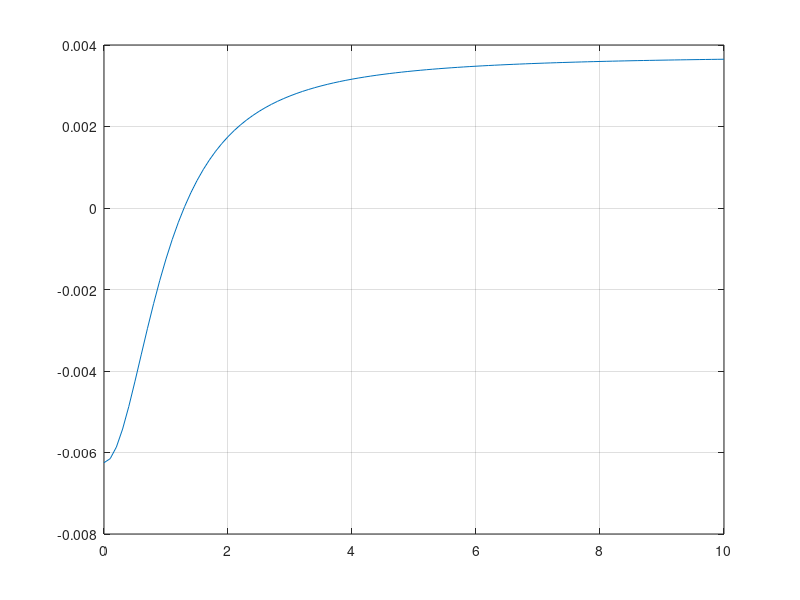
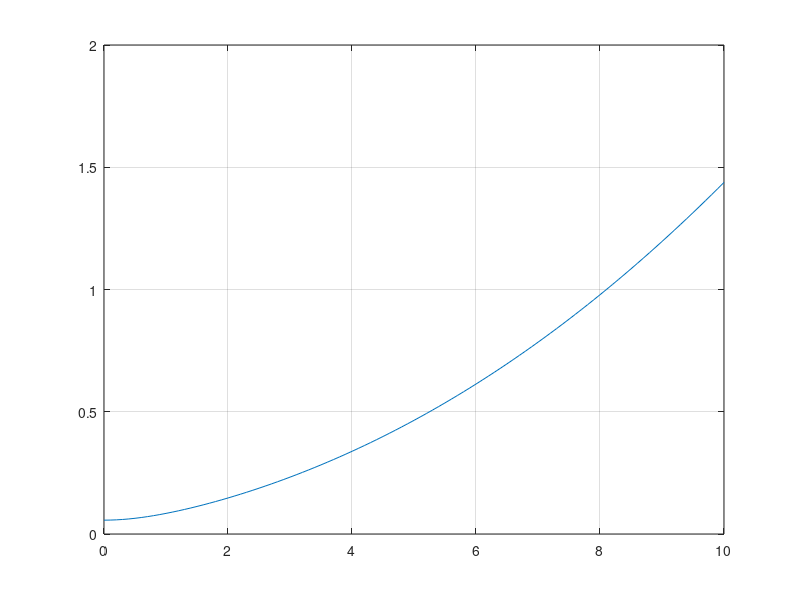
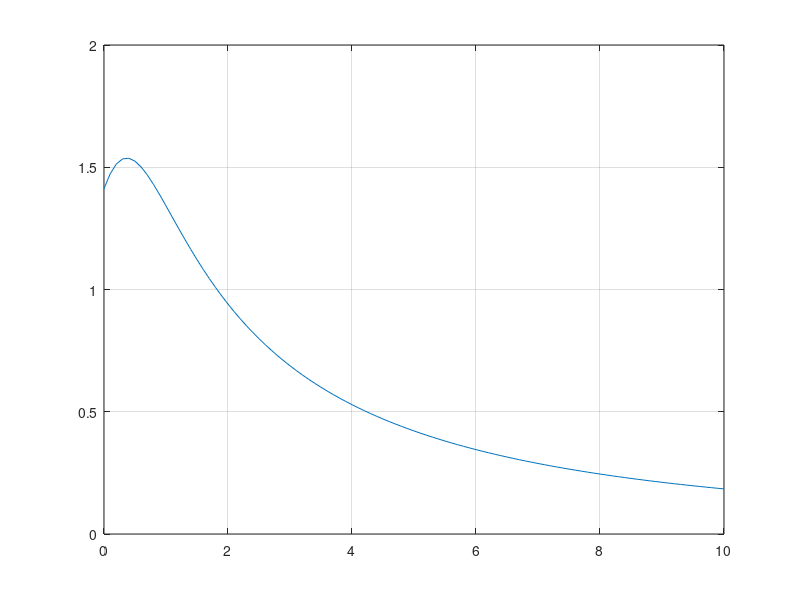

Write MATLAB code to recreate these figures, in order.
T = 0.05;
lT = .3333;

a_vect = 0:0.1:10;

v2T = [];
r = [];
sdmMAX = [];
for a = a_vect
   lT = 1;
   eG = 0.08;
   
   a0 = T^2;
   a1 = T*(2*(1-lT) + .25);
   a2 = -lT/(1+a^2);
   
   pol = [a2 a1 a0];
   
   v2T(end+1) = polyval(pol, 2*T);
   
   rr = roots(pol);
   
   rr = rr(rr>0);
   
   if(numel(rr) == 1 && isreal(rr))
      r(end+1) = rr; 
      sdmMAX(end+1) = eG*sqrt(1+a)/rr;
   else
       r(end+1) = nan;
       sdmMAX(end+1) = nan;
       warning("problema");
   end
   
end

figure
plot(a_vect,v2T);
grid on


figure
plot(a_vect,r);
grid on

figure
plot(a_vect,sdmMAX);
grid on